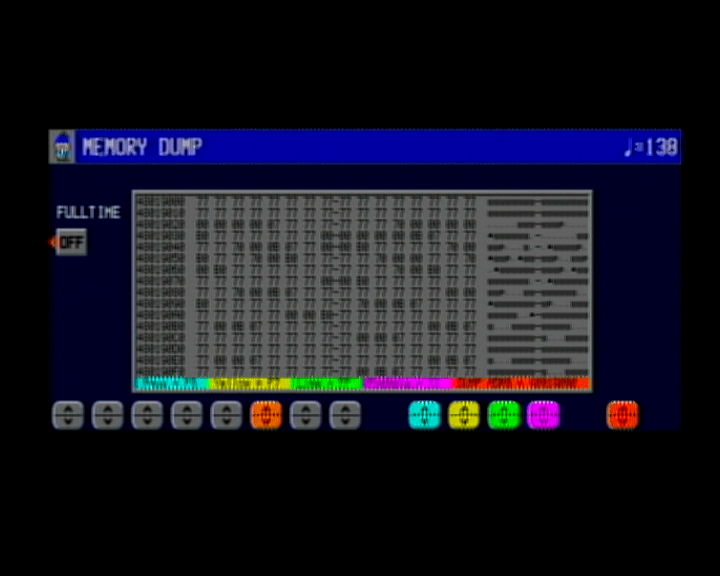
#> input picture tools/dumpgrab/real-NTSC-48019000.png, 720 x 576 px, found by its file name; its folder holds 4 pictures in this run
$ python locate.py
#> lines starting #> are read from the running program, lines starting #| are printed output that depends on the picture; after the words box and inside, x2 and y2 are one past the last pixel; in counts of white or black regions, pixels touching at a corner belong together
### tools/dumpgrab/kn7000dump/layout.py
"""Character layout of one KN7000 MEMORY DUMP row.

The viewer prints (DbMemoryDumpProc @ 0x484878AC):

    AAAAAAAA<gap1>HH HH HH HH HH HH HH HH-HH HH HH HH HH HH HH HH<gap2>CCCCCCCCCCCCCCCC

i.e. an 8 hex-digit address, 16 bytes as %02X separated by single spaces with a
'-' instead of a space after byte 7, then a 16-character ASCII pane ('.' for
bytes < 0x20).  Everything is one fixed-pitch bitmap font, so a row is a fixed
sequence of character cells and the whole geometry problem reduces to finding
the left edge and the character pitch.

gap1/gap2 are left as parameters because they are the only part of the format
string we cannot read off the disassembly summary with certainty; the grid
fitter tries the plausible values and keeps the best-scoring one.
"""
from __future__ import annotations

from dataclasses import dataclass, field
from typing import List

INK = 1      # a character cell that always contains ink
SPACE = 0    # a character cell that is always blank
FREE = -1    # unknown content (ASCII pane) -- ignored when fitting


@dataclass
class RowLayout:
    gap1: int = 2
    gap2: int = 2
    kind: List[int] = field(default_factory=list)
    addr_idx: List[int] = field(default_factory=list)      # 8 char indices
    byte_idx: List[tuple] = field(default_factory=list)    # 16 (hi, lo) pairs
    sep_idx: List[int] = field(default_factory=list)       # 15 separator cells
    ascii_idx: List[int] = field(default_factory=list)     # 16 char indices
    ncols: int = 0

    @classmethod
    def build(cls, gap1: int = 2, gap2: int = 2) -> "RowLayout":
#> called with gap1 = 2, gap2 = 2
        kind: List[int] = []
        addr_idx = []
        for _ in range(8):
            addr_idx.append(len(kind)); kind.append(INK)
        for _ in range(gap1):
            kind.append(SPACE)
        byte_idx = []
        sep_idx = []
        for k in range(16):
            hi = len(kind); kind.append(INK)
            lo = len(kind); kind.append(INK)
            byte_idx.append((hi, lo))
            if k != 15:
                sep_idx.append(len(kind))
                # the '-' after byte 7 has ink; the other separators are blank
                kind.append(INK if k == 7 else SPACE)
        for _ in range(gap2):
            kind.append(SPACE)
        ascii_idx = []
        for _ in range(16):
            ascii_idx.append(len(kind)); kind.append(FREE)
#> further down, rgb is the input picture: shape (576, 720, 3); mean R, G, B 22.2, 22.2, 33.7
        return cls(gap1=gap1, gap2=gap2, kind=kind, addr_idx=addr_idx,
                   byte_idx=byte_idx, sep_idx=sep_idx, ascii_idx=ascii_idx,
                   ncols=len(kind))

    # [4 lines left out: function hex_end, not called in this run]


DEFAULT = RowLayout.build(2, 2)
NROWS = 16
NBYTES = 16

### tools/dumpgrab/kn7000dump/imageutil.py
"""Small numpy-only image helpers (no OpenCV/scipy dependency).

Everything the extractor needs: load, grayscale, integral-image box blur,
bilinear resample, and a vertical-shear resampler used for de-rotation.
"""
from __future__ import annotations

import numpy as np

try:  # Pillow is used only for file I/O; arrays work without it.
    from PIL import Image
except Exception:  # pragma: no cover
    Image = None


# [22 lines left out: functions load_rgb, as_rgb, not called in this run]


def gray(rgb: np.ndarray) -> np.ndarray:
    """Luma, float32."""
    r = rgb[:, :, 0].astype(np.float32)
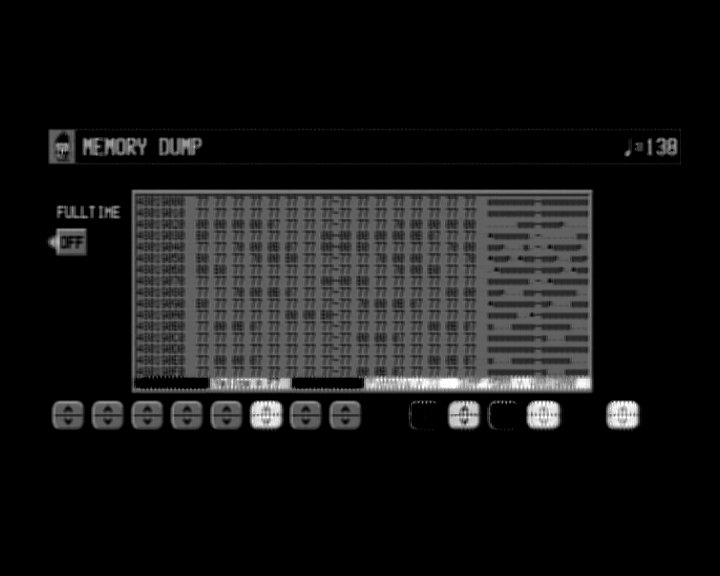
#> r: shape (576, 720) float32; min 0, max 255, mean 22.2
    g = rgb[:, :, 1].astype(np.float32)
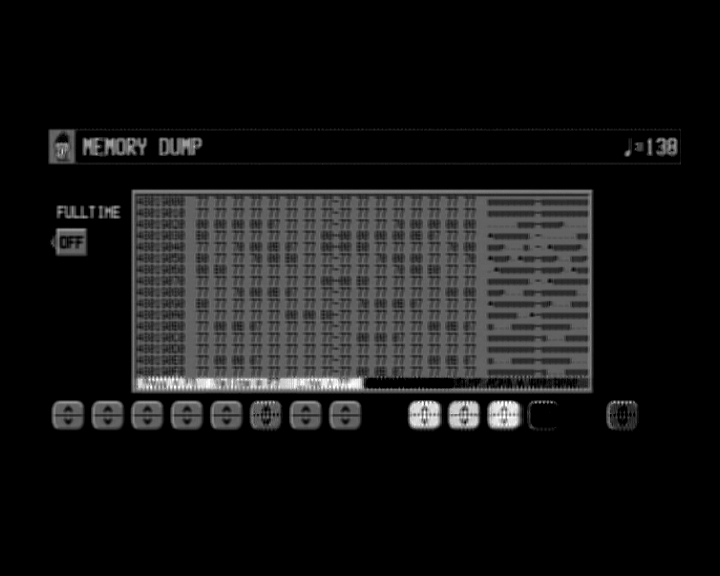
#> g: shape (576, 720) float32; min 0, max 255, mean 22.2
    b = rgb[:, :, 2].astype(np.float32)
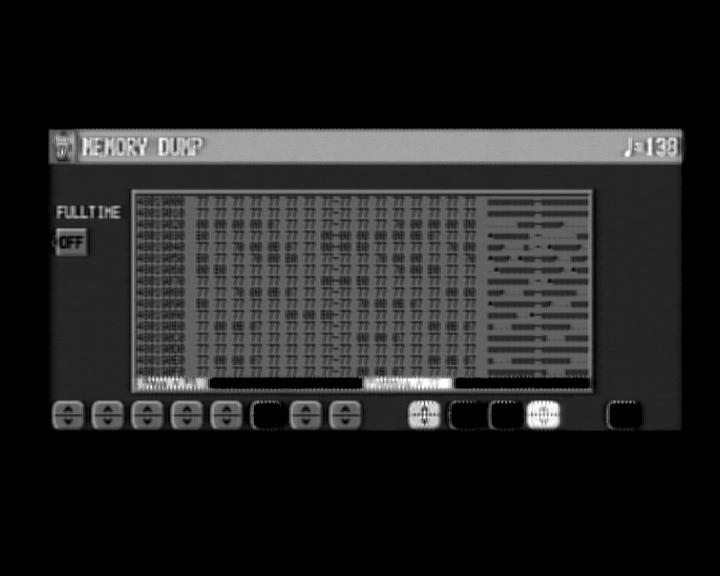
#> b: shape (576, 720) float32; min 0, max 255, mean 33.7
    return 0.299 * r + 0.587 * g + 0.114 * b
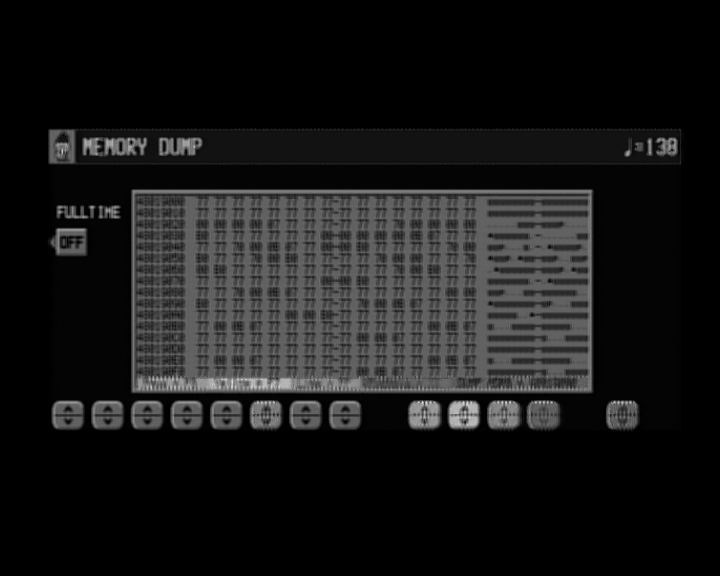
#> returned value: shape (576, 720) float32; min 0, max 219.7, mean 23.5


# [77 lines left out: functions integral, box_mean, sample_bilinear, resample_patch, shear_rows, local_max, not called in this run]

### tools/dumpgrab/kn7000dump/atlas.py
"""Glyph atlas for the MEMORY DUMP font.

The viewer draws only 18 distinct glyphs in the part we care about: the 16 hex
digits, the space and the '-' separator.  That is small enough that template
matching beats general OCR outright -- provided the templates are the *actual*
glyphs of the *actual* capture chain rather than a rendering of some other font.

The templates are therefore cut from captures whose contents we already know:
the ROM file is the oracle, so every character in every cell of a frame at a
known address is labelled with zero manual work.  `build_atlas` does exactly
that.  The result is a tiny .npz that also travels with the tool.
"""
from __future__ import annotations

import json
from dataclasses import dataclass
from typing import Dict, List, Optional, Sequence, Tuple

import numpy as np

CLASSES = "0123456789ABCDEF"          # the 16 classes the byte/address decoder uses
EXTRA = " -"                          # useful for grid self-checks
ALL_CLASSES = CLASSES + EXTRA

GH, GW = 18, 12                       # glyph patches are resampled to this size


# [6 lines left out: function znorm, not called in this run]


@dataclass
class Atlas:
    labels: List[str]
    templates: np.ndarray            # (nclass, GH, GW) float32, z-normalised
    counts: np.ndarray               # (nclass,) how many samples each average used
    gh: int = GH
    gw: int = GW
    meta: Optional[dict] = None

    # -- persistence -------------------------------------------------------- #
    # [22 lines left out: functions save, load, not called in this run]

    # -- use ---------------------------------------------------------------- #
    @property
    def flat(self) -> np.ndarray:
        return self.templates.reshape(len(self.labels), -1)

    # [23 lines left out: function classify, not called in this run]


class AtlasBuilder:
    """Accumulates labelled glyph patches and averages them into templates."""

    def __init__(self, labels: str = ALL_CLASSES, gh: int = GH, gw: int = GW):
        self.labels = list(labels)
        self.gh, self.gw = gh, gw
        self._sum: Dict[str, np.ndarray] = {c: np.zeros((gh, gw), np.float64) for c in self.labels}
        self._n: Dict[str, int] = {c: 0 for c in self.labels}

    # [5 lines left out: function add, not called in this run]

    def add_many(self, chars: Sequence[str], patches: np.ndarray) -> None:
        for ch, p in zip(chars, patches):
            self.add(ch, p)

    @property
    def counts(self) -> Dict[str, int]:
        return dict(self._n)

    def finish(self, meta: Optional[dict] = None, min_samples: int = 1) -> Atlas:
        keep = [c for c in self.labels if self._n[c] >= min_samples]
        missing = [c for c in self.labels if self._n[c] < min_samples]
        if missing:
            (meta := dict(meta or {})).setdefault("missing_classes", missing)
        T = np.stack([znorm(self._sum[c] / max(self._n[c], 1)) for c in keep])
        counts = np.array([self._n[c] for c in keep], dtype=np.int64)
        return Atlas(labels=keep, templates=T.astype(np.float32), counts=counts,
                     gh=self.gh, gw=self.gw, meta=meta or {})

### tools/dumpgrab/kn7000dump/extract.py
"""Single-image extraction of one KN7000 MEMORY DUMP page.

    from kn7000dump import PageExtractor
    ex  = PageExtractor()                    # loads the shipped atlas
    res = ex.extract("frame.png")
    res.base_address        # 0x48400000
    res.data                # bytes, 256 of them
    res.conf                # (16,16) float, per-byte confidence in [0,1]

Redundancy used, all of it free:
  * the 16 row addresses must ascend by exactly 0x10  -> the base address is a
    vote across 16 independent reads, and a disagreeing row localises a
    geometry failure to that row;
  * the highlight colour of a cell encodes its value independently of the
    glyphs (Aqua/Yellow/Lime = the three legend bytes) -> a second opinion on
    those cells, and a check on all the others (a highlighted cell that OCRs to
    a different value is a caught error).
"""
from __future__ import annotations

import os
from dataclasses import dataclass, field
from typing import List, Optional, Sequence, Tuple

import numpy as np

from . import layout as L
from .atlas import Atlas, AtlasBuilder, CLASSES
from .geometry import Grid, RowFit, fit_grid, ink_map, texture_map
from .imageutil import as_rgb, resample_patch, shear_rows

HEX = CLASSES

# Legend defaults printed by the viewer at power-up (footer
# "Aqua = F0  Yellow = F7  Lime = FF  Fuchsia = XX").  Fuchsia is disabled by
# default, hence None.  Override via PageExtractor(highlight=...) if the
# operator has stepped the highlight bytes with panel columns 10..13.
HIGHLIGHT_DEFAULT = {"aqua": 0xF0, "yellow": 0xF7, "lime": 0xFF, "fuchsia": None}
COLOR_NAMES = ["none", "aqua", "yellow", "lime", "fuchsia", "orange"]

DEFAULT_ATLAS = os.path.join(os.path.dirname(__file__), "data", "atlas_native.npz")


# --------------------------------------------------------------------------- #
@dataclass
class PageResult:
    ok: bool
    base_address: Optional[int]
    data: bytearray
    conf: np.ndarray                      # (16,16) per-byte confidence 0..1
    digit_conf: np.ndarray                # (16,32) per hex digit
    row_addresses: List[Optional[int]]    # as read, before the ascent check
    row_addr_ok: List[bool]               # row address == base + 0x10*row
    addr_conf: np.ndarray                 # (16,8) per address digit
    color_class: np.ndarray               # (16,16) index into COLOR_NAMES
    color_byte: np.ndarray                # (16,16) implied byte, -1 if none
    color_agree: np.ndarray               # (16,16) 1 agree, 0 disagree, -1 n/a
    grid: Optional[Grid]
    flags: List[str] = field(default_factory=list)
    text: List[str] = field(default_factory=list)   # the decoded hex rows
    legend: dict = field(default_factory=dict)      # highlight bytes + address, as read

    @property
    def n_low_conf(self) -> int:
        return int((self.conf < 0.5).sum())

    # [262 lines left out: functions to_dict, _cut_patches, _cell_offset, refine_grid_by_centroids, _cell_bg_rgb, classify_color and 1 more, not called in this run]


# --------------------------------------------------------------------------- #
class PageExtractor:
    # [149 lines left out: functions __init__, extract, _extract_one, _decode, not called in this run]


    def extract_with_grid(self, grid: Grid, ink: np.ndarray, tex: np.ndarray) -> PageResult:
        """Decode from an already-fitted grid (used by the self-supervised atlas)."""
        return self._decode(grid, ink, tex, None)

    # -- atlas construction ------------------------------------------------- #
    @staticmethod
    def build_atlas_selfsupervised(images, rounds: int = 2, gh: int = None, gw: int = None,
                                   meta: Optional[dict] = None) -> Atlas:
        """Build a glyph atlas from frames whose contents are UNKNOWN.

        No oracle, no manual labelling: the screen labels itself.  Row r of a
        page shows the address base + 0x10*r, so on every page

            * the last address digit is '0' on all 16 rows, and
            * the second-to-last address digit runs 0,1,2,...,F down the rows.

        That is one labelled sample of every one of the 16 classes per frame,
        free, on any capture of any machine -- which is what makes this usable
        on Felipe's instrument, whose PROGRAM 893 flash is undumped and has no
        oracle at all.  A second round then re-labels ALL eight address digits
        of every row using the base address voted from round one, which
        multiplies the sample count and sharpens the templates.
        """
        from .atlas import GH, GW
        gh = gh or GH
        gw = gw or GW
        prepared = []
        for img in images:
            rgb = as_rgb(img)
            grid = fit_grid(rgb)
            ink = getattr(grid, "ink")
            tex = texture_map(ink)
            grid = refine_grid_by_centroids(ink, grid, tex=tex)
            prepared.append((grid, ink, tex))

        b = AtlasBuilder(gh=gh, gw=gw)
        for grid, ink, tex in prepared:
            lay = grid.lay
            cells, chars = [], []
            for r in range(L.NROWS):
                cells.append((r, lay.addr_idx[6])); chars.append("%X" % r)
                cells.append((r, lay.addr_idx[7])); chars.append("0")
            b.add_many(chars, _cut_patches(ink, grid, cells, gh, gw, tex=tex))
        atlas = b.finish(meta={"bootstrap": "address-column"})

        for _ in range(max(rounds - 1, 0)):
            ex = PageExtractor(atlas=atlas, use_color=False, read_legend=False)
            b = AtlasBuilder(gh=gh, gw=gw)
            used = 0
            for grid, ink, tex in prepared:
                res = ex.extract_with_grid(grid, ink, tex)
                if res.base_address is None or sum(res.row_addr_ok) < L.NROWS - 1:
                    continue
                used += 1
                lay = grid.lay
                cells, chars = [], []
                for r in range(L.NROWS):
                    a = (res.base_address + 0x10 * r) & 0xFFFFFFFF
                    txt = "%08X" % a
                    for j, c in enumerate(lay.addr_idx):
                        cells.append((r, c)); chars.append(txt[j])
                b.add_many(chars, _cut_patches(ink, grid, cells, gh, gw, tex=tex))
            if used:
                atlas = b.finish(meta={"bootstrap": "address-column", "self_trained_frames": used})
        m = dict(meta or {}); m.setdefault("bootstrap", "address-column")
        atlas.meta = {**(atlas.meta or {}), **m}
        return atlas


    # [69 lines left out: functions build_atlas, _conf, _vote_base, not called in this run]

### tools/dumpgrab/tests/locate.py
import sys, os, glob, time
sys.path.insert(0, "/home/fsanches/compartilhado/kn7000_mame/tools/dumpgrab")
import numpy as np
from kn7000dump.imageutil import gray, box_mean
from kn7000dump import PageExtractor
from PIL import Image

def largest_bright_component(g, frac=0.55, ds=4):
    """bbox of the largest bright blob, computed on a downsampled copy."""
#> called with frac = 0.55, ds = 4
    h, w = g.shape
#> h = 576; w = 720
    s = g[::ds, ::ds]
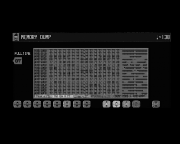
#> s: shape (144, 180) float32; min 0, max 201.4, mean 23.4
    thr = frac * float(np.percentile(s, 99.5))
#> thr = 78.66
    m = s > thr
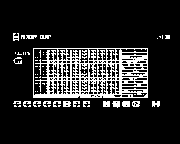
#> m: shape (144, 180) bool; 14.7% white in thin lines or dots, all inside (x1, y1, x2, y2) = (13, 33, 170, 108)
    H, W = m.shape
#> H = 144; W = 180
    lab = np.zeros((H, W), np.int32); cur = 0; best = (0, None)
    idx = np.argwhere(m)
#> idx = 3813 pairs, first value 33 to 107, second value 13 to 169
    seen = np.zeros((H, W), bool)
    for y0, x0 in idx:
        if seen[y0, x0]: continue
        cur += 1
        stack = [(y0, x0)]; seen[y0, x0] = True
        ys, xs = [], []
        while stack:
            y, x = stack.pop(); ys.append(y); xs.append(x)
            for dy, dx in ((1,0),(-1,0),(0,1),(0,-1)):
                ny, nx = y+dy, x+dx
                if 0 <= ny < H and 0 <= nx < W and m[ny, nx] and not seen[ny, nx]:
                    seen[ny, nx] = True; stack.append((ny, nx))
        if len(ys) > best[0]:
            best = (len(ys), (min(ys), max(ys), min(xs), max(xs)))
#> this loop made 3813 passes
#> (y0, x0, cur, best) on pass 1: (33, 13, 1, (33, (33, 40, 13, 18)))
#> (cur, best) on pass 141: (10, (3063, (48, 97, 33, 147)))
#> after the loop, cur = 69
    if best[1] is None: return None
    y0, y1, x0, x1 = best[1]
#> y0 = 48; y1 = 97; x0 = 33; x1 = 147
    return (y0*ds, min((y1+1)*ds, h), x0*ds, min((x1+1)*ds, w)), best[0]*ds*ds

def crop_panel(rgb, pad=0.02):
    g = gray(rgb)
    r = largest_bright_component(g)
#> r = ((192, 392, 132, 592), 49008)
    if r is None: return rgb, None
    (y0, y1, x0, x1), area = r
#> y0 = 192; y1 = 392; x0 = 132; x1 = 592; area = 49008
    ph, pw = y1-y0, x1-x0
#> ph = 200; pw = 460
    py, px = int(ph*pad), int(pw*pad)
#> py = 4; px = 9
    y0 = max(y0-py, 0); y1 = min(y1+py, rgb.shape[0])
#> after `y0 = max(y0 - py, 0)`: y0 = 188
#> after `y1 = min(y1 + py, rgb.shape[0])`: y1 = 396
    x0 = max(x0-px, 0); x1 = min(x1+px, rgb.shape[1])
#> after `x0 = max(x0 - px, 0)`: x0 = 123
#> after `x1 = min(x1 + px, rgb.shape[1])`: x1 = 601
    return rgb[y0:y1, x0:x1], (x0, y0, x1-x0, y1-y0, area)

D = "/home/fsanches/compartilhado/kn7000_mame/tools/dumpgrab"
files = [(os.path.join(D, "real-NTSC-48019000.png"), "NTSC-grab")] + \
        [(p, os.path.basename(p)[-12:]) for p in sorted(glob.glob("/home/fsanches/compartilhado/KN7000/photos/dump-via-debug/*.jpg"))[:6]]
crops = []
for path, tag in files:
    rgb = np.asarray(Image.open(path).convert("RGB"))
    c, info = crop_panel(rgb)
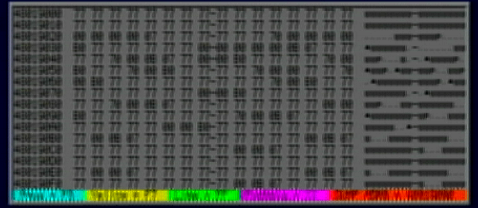
#> c: shape (208, 478, 3); mean R, G, B 76.2, 76.4, 75.4
#> info = (123, 188, 478, 208, 49008)
    print("%-14s %sx%s -> panel at %s  crop %dx%d" % (tag, rgb.shape[1], rgb.shape[0],
          (info[0], info[1]) if info else None, c.shape[1], c.shape[0]))
#| NTSC-grab      720x576 -> panel at (123, 188)  crop 478x208
    crops.append((tag, c))

t0=time.time()
at = PageExtractor.build_atlas_selfsupervised([c for _, c in crops[1:]], rounds=2)
#> in __init__, `self._sum: Dict[str, np.ndarray] = {c: np.zeros((gh, gw), np.float64) ..`: self._sum = 18 items
#> in finish, `keep = [c for c in self.labels if self._n[c] >= min_samples]`: keep = []
#> in finish, `missing = [c for c in self.labels if self._n[c] < min_samples]`: missing = ['0', '1', '2', '3', '4', '5', '6', '7', '8', '9', 'A', 'B', 'C', 'D', 'E', 'F', ' ', '-']
#> (the run stopped early here; a loop or call above may not have finished)
